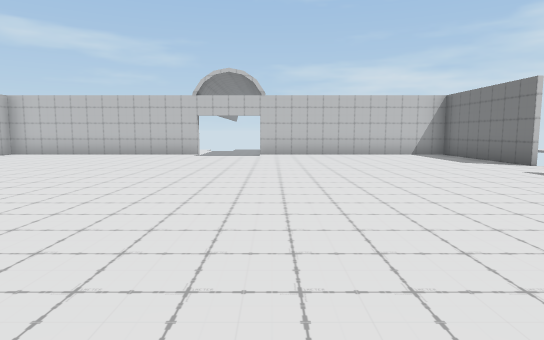
view 1 (above)

17 first-person views from a walk through a scene from a Unity 3-D project. The camera is 1.4 m above the floor, tilts 6° down and sees 75° across. The floor is counted in squares, 2 m on a side. Each view is taken from the middle of a square. On the plan, view 1 faces up. The plan holds only what a view shows up to about 11 squares ahead; the rest is blank. The place goes on beyond the plan. The player is left out. Door leaves are left out, so doorways stand open.

view 2
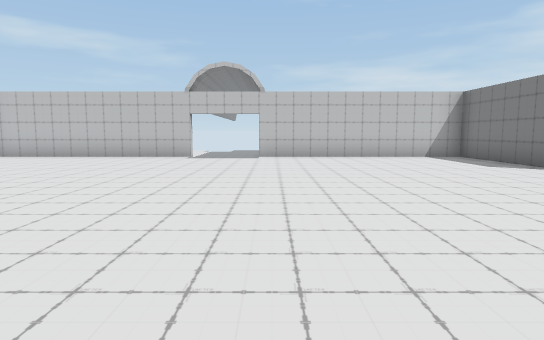

view 3
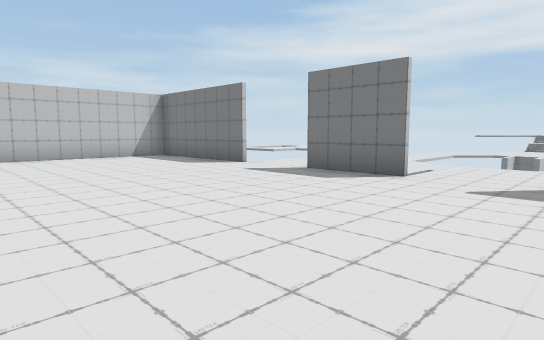

view 4
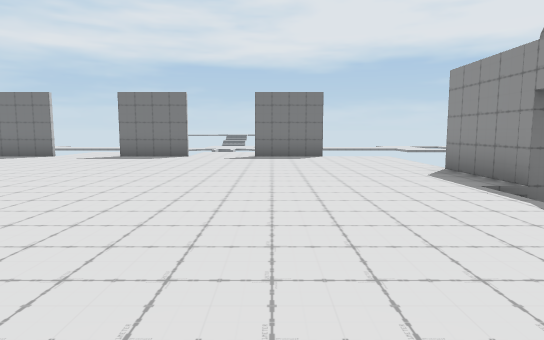

view 5
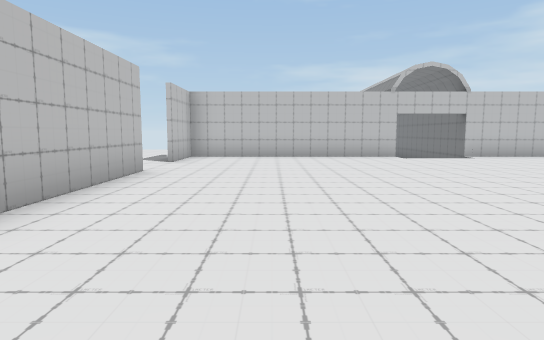

view 6
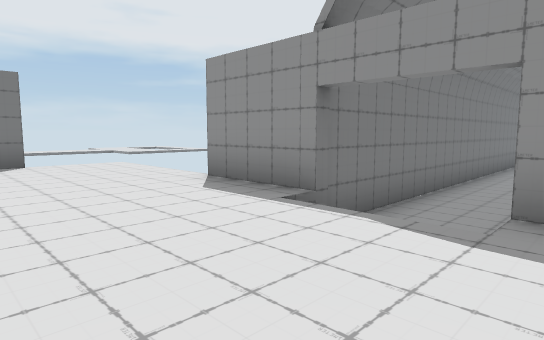

view 7
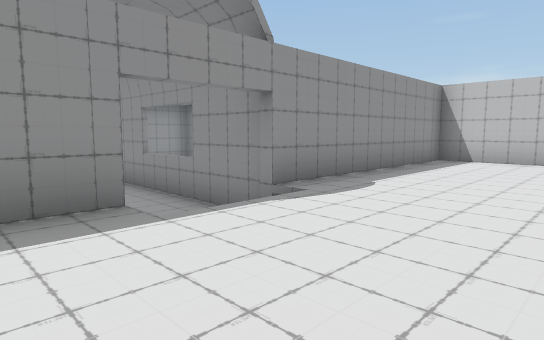

view 8
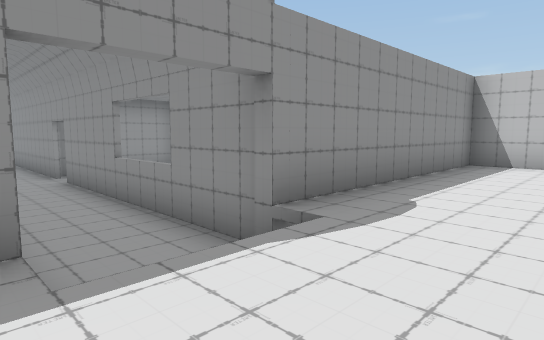

view 9
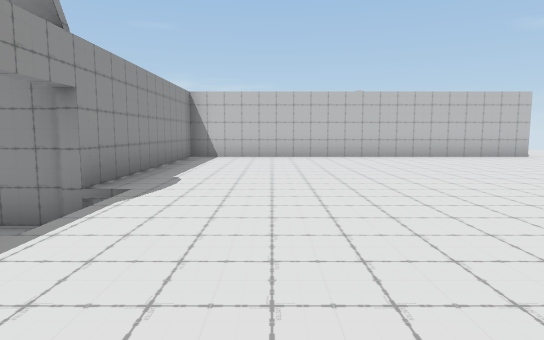

view 10
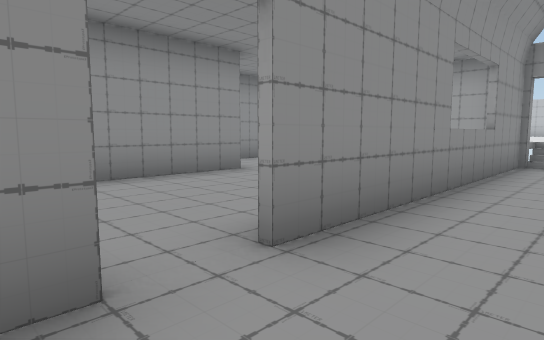

view 11
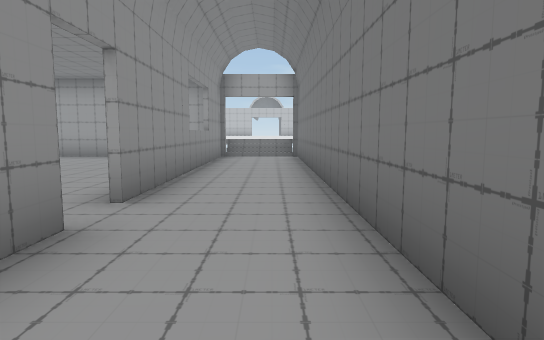

view 12
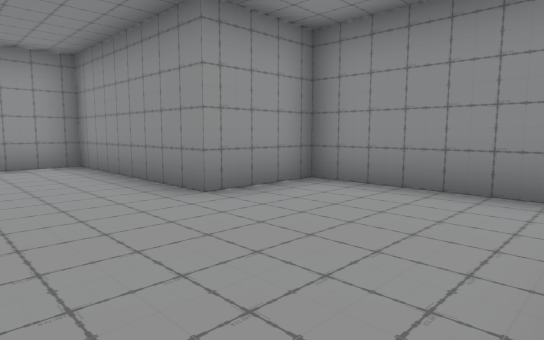

view 13
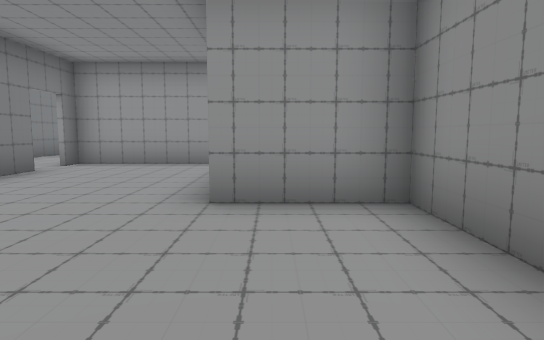

view 14
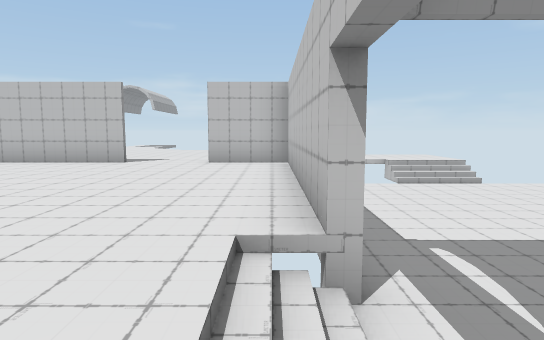

view 15
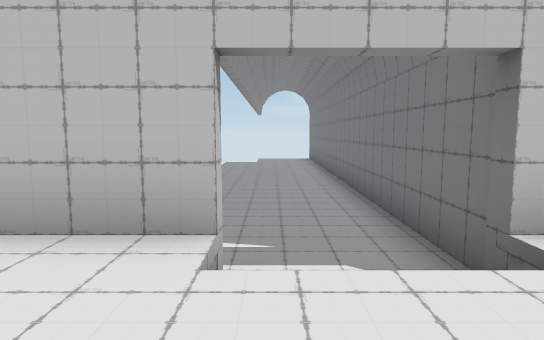

view 16
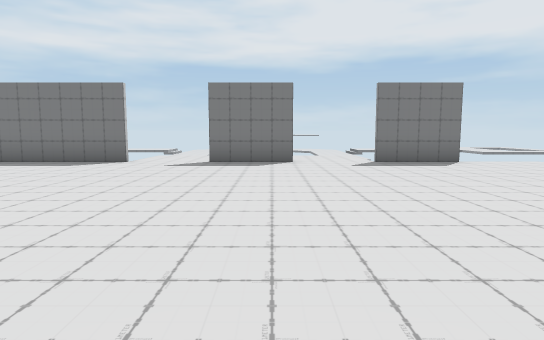

view 17
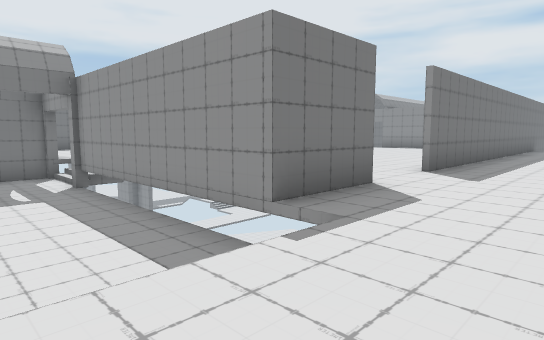

### Floor plan
Key: @ floor where view 1 was taken; # wall or solid block; . main floor; - floor 1 m lower than the main floor; / step, stairs or slope; D open door; v drop or lower ground.
Columns run from 11 left of view 1 to 8 right of it. Each row starts with its distance up from view 1.
 14 .. --------#
 13 .. --------#
 12 .. --------#######
 11 .. ######//......#
 10 ...#.............#
  9 ..DD.............#
  8 ..DD.............#
  7 ...#............DD./
  6  ..#............DD./
  5  ..#.............v
  4  ..#.............v
  3   .#............DD./
  2   .#............DD./
  1   .#.............#
  0    #.......@.....#
 -1    #.............
 -2    ######//......
 -3   ##----#--##
 -4   #-----#--#
 -5   #-----#--#
 -6   #-----#--#
 -7   ###---#--#
 -8     #---#--#
 -9     #---#--#
-10     #------#
-11     #####--#
-12         #--#
-13         #--#

Positions as (right, up) in squares from view 1, and headings:
1: (0, 0), facing up
2: (0, 1), facing up
3: (0, 1), facing up-right
4: (-5, 1), facing right
5: (-6, 1), facing up
6: (-3, 1), facing down-right
7: (1, 1), facing down-left
8: (0, 0), facing down-left
9: (2, 0), facing left
10: (-1, -11), facing up-left
11: (-1, -13), facing up
12: (-4, -3), facing down-left
13: (-7, -3), facing down
14: (0, 11), facing left
15: (-2, 9), facing up
16: (-3, 4), facing right
17: (-11, 14), facing down-right
